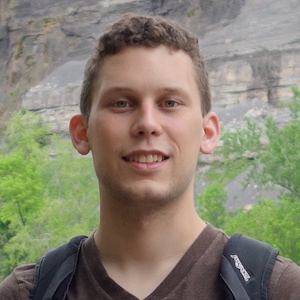
%> input picture ps1/myself.jpg, 300 x 300 px
$ octave --eval "p1;"   (GNU Octave 9; MATLAB toolbox functions it lacks are replaced by stand-ins)
%> lines starting %> are read from the running program, lines starting %| are printed output that depends on the picture
### ps1/p1Transform.m
function [ R, M ] = p1Transform( imgPath, resReductionFactor )
%> called with imgPath = 'myself.jpg', resReductionFactor = 0.2
%P1TRANSFORM Summary of this function goes here
%   Detailed explanation goes here
    M = double(imresize(imread(imgPath), resReductionFactor));
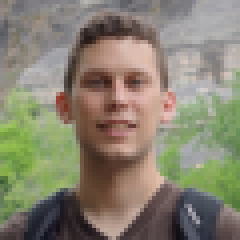
%> M: size 60x60x3 double (shown 4 times larger); mean R, G, B 135.7, 130.3, 112.5
    [vertDim, horDim, colorDim] = size(M);
%> vertDim = 60; horDim = 60; colorDim = 3

    color_remove_green = [1 0 1];
    i_hor = ones(1, horDim);

    % TODO: is there a better way to do this?
    vert_trans_matrix = zeros(vertDim);

    for i = 1:vertDim
        for j = 1:vertDim
            if isequal(i,j) && j <= (vertDim / 2)
                vert_trans_matrix(i,j + round(vertDim / 2)) = 1;
                vert_trans_matrix(i + round(vertDim / 2), j) = 1;
            end
        end
    end
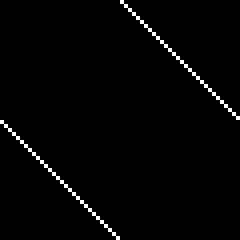
%> vert_trans_matrix: size 60x60 double (shown 4 times larger); values 0 (black) and 1 (white), 1.7% white in thin lines or dots

    color_trans_matrix = diag(color_remove_green);
    hor_trans_matrix = [diag(i_hor); rot90(diag(i_hor)) ];

    kron_prod_color_vert = kron(color_trans_matrix,hor_trans_matrix);
    kron_prod_color_vert_hor = kron(kron_prod_color_vert, vert_trans_matrix);

    R = uint8(reshape(kron_prod_color_vert_hor * vec(M), vertDim, horDim * 2, colorDim));
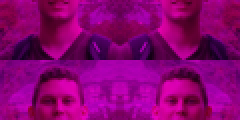
%> R: size 60x120x3 uint8 (shown 2 times larger); mean R, G, B 135.7, 0, 112.5
end

### ps1/vec.m
function [ v ] = vec( X )
%VEC vectorizes a given matrix

    v = X(:);

end

### ps1/p1.m
function p1( )
    imagepath = 'myself.jpg';
    reductionFactor = 0.2;

    T = p1Transform(imagepath, reductionFactor);

    figure;

    image(T);

end

$ run again, with ps1/46.jpg copied over ps1/myself.jpg
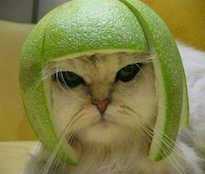
%> input picture ps1/46.jpg, 205 x 174 px
%> after the loop in p1Transform, `for i = 1:vertDim`:
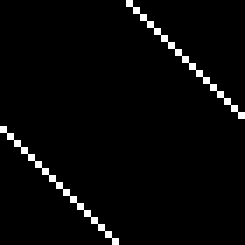
%> vert_trans_matrix: size 35x35 double (shown 7 times larger); values 0 (black) and 1 (white), 2.8% white in thin lines or dots
%> v = 4305 values, max 226 at index 2031, min 5 at index 3761, mean 111
%> in p1Transform, `R = uint8(reshape(kron_prod_color_vert_hor * vec(M), vertDim, horDim *..`:
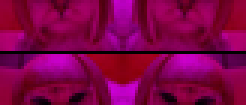
%> R: size 35x82x3 uint8 (shown 3 times larger); mean R, G, B 126.8, 0, 71.6
